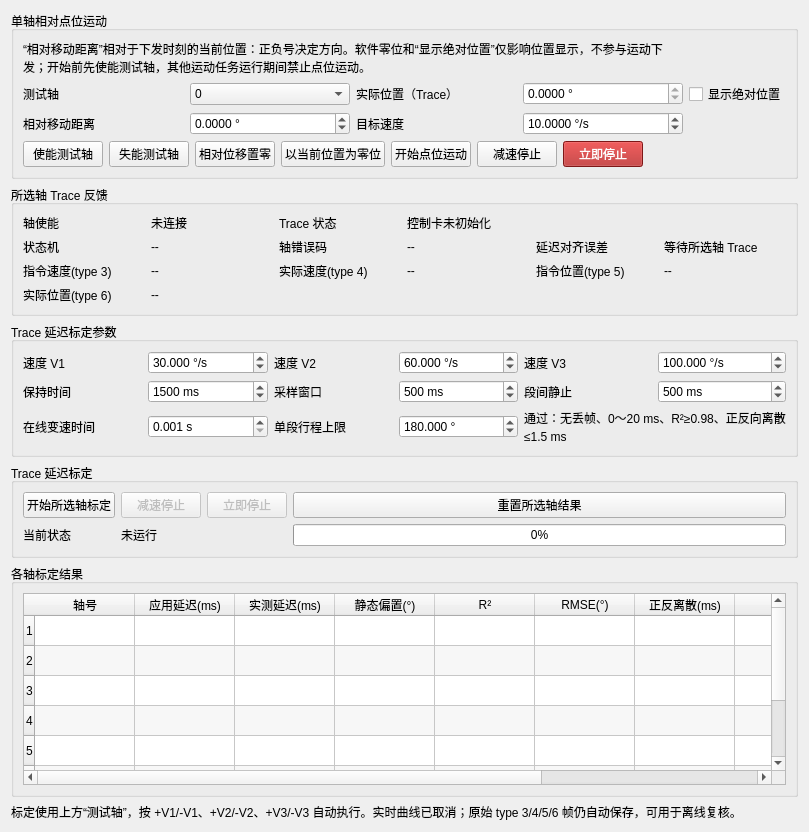
       <widget class="QWidget" name="axisFeedbackTab">
        <attribute name="title">
         <string>单轴调试与反馈</string>
        </attribute>
        <layout class="QVBoxLayout" name="axisFeedbackLayout">
         <item>
          <widget class="QGroupBox" name="singleAxisJogGroup">
           <property name="title">
            <string>单轴相对点位运动</string>
           </property>
           <layout class="QGridLayout" name="singleAxisJogLayout">
            <item row="0" column="0" colspan="4">
             <widget class="QLabel" name="jogHintLabel">
              <property name="text">
               <string>“相对移动距离”相对于下发时刻的当前位置：正负号决定方向。软件零位和“显示绝对位置”仅影响位置显示，不参与运动下发；开始前先使能测试轴，其他运动任务运行期间禁止点位运动。</string>
              </property>
              <property name="wordWrap">
               <bool>true</bool>
              </property>
             </widget>
            </item>
            <item row="1" column="0">
             <widget class="QLabel" name="jogAxisLabel">
              <property name="text">
               <string>测试轴</string>
              </property>
             </widget>
            </item>
            <item row="1" column="1">
             <widget class="QComboBox" name="jogAxisCombo">
              <item>
               <property name="text">
                <string>0</string>
               </property>
              </item>
              <item>
               <property name="text">
                <string>1</string>
               </property>
              </item>
              <item>
               <property name="text">
                <string>2</string>
               </property>
              </item>
              <item>
               <property name="text">
                <string>3</string>
               </property>
              </item>
              <item>
               <property name="text">
                <string>4</string>
               </property>
              </item>
              <item>
               <property name="text">
                <string>5</string>
               </property>
              </item>
              <item>
               <property name="text">
                <string>6</string>
               </property>
              </item>
              <item>
               <property name="text">
                <string>7</string>
               </property>
              </item>
             </widget>
            </item>
            <item row="1" column="2">
             <widget class="QLabel" name="jogActualPositionLabel">
              <property name="text">
               <string>实际位置（Trace）</string>
              </property>
             </widget>
            </item>
            <item row="1" column="3">
             <widget class="QDoubleSpinBox" name="jogActualPositionSpin">
              <property name="readOnly">
               <bool>true</bool>
              </property>
              <property name="suffix">
               <string> °</string>
              </property>
              <property name="decimals">
               <number>4</number>
              </property>
              <property name="minimum">
               <double>-1000000.000000000000000</double>
              </property>
              <property name="maximum">
               <double>1000000.000000000000000</double>
              </property>
             </widget>
            </item>
            <item row="1" column="4">
             <widget class="QCheckBox" name="jogShowAbsoluteCheck">
              <property name="text">
               <string>显示绝对位置</string>
              </property>
             </widget>
            </item>
            <item row="2" column="0">
             <widget class="QLabel" name="jogTargetPositionLabel">
              <property name="text">
               <string>相对移动距离</string>
              </property>
             </widget>
            </item>
            <item row="2" column="1">
             <widget class="QDoubleSpinBox" name="jogTargetPositionSpin">
              <property name="suffix">
               <string> °</string>
              </property>
              <property name="decimals">
               <number>4</number>
              </property>
              <property name="minimum">
               <double>-1000000.000000000000000</double>
              </property>
              <property name="maximum">
               <double>1000000.000000000000000</double>
              </property>
             </widget>
            </item>
            <item row="2" column="2">
             <widget class="QLabel" name="jogVelocityLabel">
              <property name="text">
               <string>目标速度</string>
              </property>
             </widget>
            </item>
            <item row="2" column="3">
             <widget class="QDoubleSpinBox" name="jogVelocitySpin">
              <property name="suffix">
               <string> °/s</string>
              </property>
              <property name="decimals">
               <number>4</number>
              </property>
              <property name="minimum">
               <double>0.000100000000000</double>
              </property>
              <property name="maximum">
               <double>1000000.000000000000000</double>
              </property>
              <property name="value">
               <double>10.000000000000000</double>
              </property>
             </widget>
            </item>
            <item row="3" column="0" colspan="4">
             <layout class="QHBoxLayout" name="jogButtonLayout">
              <item>
               <widget class="QPushButton" name="jogEnableButton">
                <property name="text">
                 <string>使能测试轴</string>
                </property>
               </widget>
              </item>
              <item>
               <widget class="QPushButton" name="jogDisableButton">
                <property name="text">
                 <string>失能测试轴</string>
                </property>
               </widget>
              </item>
              <item>
               <widget class="QPushButton" name="jogUseActualPositionButton">
                <property name="text">
                 <string>相对位移置零</string>
                </property>
               </widget>
              </item>
              <item>
               <widget class="QPushButton" name="jogSetCurrentZeroButton">
                <property name="toolTip">
                 <string>仅记录当前测试轴的 Trace 实际位置为软件零点，不写入控制卡。</string>
                </property>
                <property name="text">
                 <string>以当前位置为零位</string>
                </property>
               </widget>
              </item>
              <item>
               <widget class="QPushButton" name="jogStartButton">
                <property name="text">
                 <string>开始点位运动</string>
                </property>
               </widget>
              </item>
              <item>
               <widget class="QPushButton" name="jogStopButton">
                <property name="text">
                 <string>减速停止</string>
                </property>
               </widget>
              </item>
              <item>
               <widget class="QPushButton" name="jogEmergencyStopButton">
                <property name="styleSheet">
                 <string notr="true">color: white; background-color: #b02020;</string>
                </property>
                <property name="text">
                 <string>立即停止</string>
                </property>
               </widget>
              </item>
              <item>
               <spacer name="jogButtonSpacer">
                <property name="orientation">
                 <enum>Qt::Orientation::Horizontal</enum>
                </property>
                <property name="sizeHint" stdset="0">
                 <size>
                  <width>40</width>
                  <height>20</height>
                 </size>
                </property>
               </spacer>
              </item>
             </layout>
            </item>
           </layout>
          </widget>
         </item>
         <item>
          <widget class="QGroupBox" name="selectedAxisFeedbackGroup">
           <property name="title">
            <string>所选轴 Trace 反馈</string>
           </property>
           <layout class="QGridLayout" name="selectedAxisFeedbackLayout">
            <item row="0" column="0">
             <widget class="QLabel" name="selectedAxisStateLabel">
              <property name="text">
               <string>轴使能</string>
              </property>
             </widget>
            </item>
            <item row="0" column="1">
             <widget class="QLabel" name="selectedAxisStateValueLabel">
              <property name="text">
               <string>未连接</string>
              </property>
             </widget>
            </item>
            <item row="0" column="2">
             <widget class="QLabel" name="selectedAxisTraceStateLabel">
              <property name="text">
               <string>Trace 状态</string>
              </property>
             </widget>
            </item>
            <item row="0" column="3" colspan="3">
             <widget class="QLabel" name="selectedAxisTraceStateValueLabel">
              <property name="text">
               <string>控制卡未初始化</string>
              </property>
             </widget>
            </item>
            <item row="1" column="0">
             <widget class="QLabel" name="selectedAxisDriveStateLabel">
              <property name="text">
               <string>状态机</string>
              </property>
             </widget>
            </item>
            <item row="1" column="1">
             <widget class="QLabel" name="selectedAxisDriveStateValueLabel">
              <property name="text">
               <string>--</string>
              </property>
             </widget>
            </item>
            <item row="1" column="2">
             <widget class="QLabel" name="selectedAxisErrorLabel">
              <property name="text">
               <string>轴错误码</string>
              </property>
             </widget>
            </item>
            <item row="1" column="3">
             <widget class="QLabel" name="selectedAxisErrorValueLabel">
              <property name="text">
               <string>--</string>
              </property>
             </widget>
            </item>
            <item row="1" column="4">
             <widget class="QLabel" name="selectedAxisDelayErrorLabel">
              <property name="text">
               <string>延迟对齐误差</string>
              </property>
             </widget>
            </item>
            <item row="1" column="5">
             <widget class="QLabel" name="selectedAxisDelayErrorValueLabel">
              <property name="text">
               <string>等待所选轴 Trace</string>
              </property>
             </widget>
            </item>
            <item row="2" column="0">
             <widget class="QLabel" name="selectedAxisCommandVelocityLabel">
              <property name="text">
               <string>指令速度(type 3)</string>
              </property>
             </widget>
            </item>
            <item row="2" column="1">
             <widget class="QLabel" name="selectedAxisCommandVelocityValueLabel">
              <property name="text">
               <string>--</string>
              </property>
             </widget>
            </item>
            <item row="2" column="2">
             <widget class="QLabel" name="selectedAxisActualVelocityLabel">
              <property name="text">
               <string>实际速度(type 4)</string>
              </property>
             </widget>
            </item>
            <item row="2" column="3">
             <widget class="QLabel" name="selectedAxisActualVelocityValueLabel">
              <property name="text">
               <string>--</string>
              </property>
             </widget>
            </item>
            <item row="2" column="4">
             <widget class="QLabel" name="selectedAxisCommandPositionLabel">
              <property name="text">
               <string>指令位置(type 5)</string>
              </property>
             </widget>
            </item>
            <item row="2" column="5">
             <widget class="QLabel" name="selectedAxisCommandPositionValueLabel">
              <property name="text">
               <string>--</string>
              </property>
             </widget>
            </item>
            <item row="3" column="0">
             <widget class="QLabel" name="selectedAxisActualPositionLabel">
              <property name="text">
               <string>实际位置(type 6)</string>
              </property>
             </widget>
            </item>
            <item row="3" column="1">
             <widget class="QLabel" name="selectedAxisActualPositionValueLabel">
              <property name="text">
               <string>--</string>
              </property>
             </widget>
            </item>
           </layout>
          </widget>
         </item>
         <item>
          <widget class="QGroupBox" name="traceDelayCalibrationParameterGroup">
           <property name="title">
            <string>Trace 延迟标定参数</string>
           </property>
           <layout class="QGridLayout" name="traceDelayCalibrationParameterLayout">
            <item row="0" column="0">
             <widget class="QLabel" name="traceDelaySpeed1Label">
              <property name="text">
               <string>速度 V1</string>
              </property>
             </widget>
            </item>
            <item row="0" column="1">
             <widget class="QDoubleSpinBox" name="traceDelaySpeed1Spin">
              <property name="suffix">
               <string> °/s</string>
              </property>
              <property name="decimals">
               <number>3</number>
              </property>
              <property name="minimum">
               <double>0.001000000000000</double>
              </property>
              <property name="maximum">
               <double>720.000000000000000</double>
              </property>
              <property name="value">
               <double>30.000000000000000</double>
              </property>
             </widget>
            </item>
            <item row="0" column="2">
             <widget class="QLabel" name="traceDelaySpeed2Label">
              <property name="text">
               <string>速度 V2</string>
              </property>
             </widget>
            </item>
            <item row="0" column="3">
             <widget class="QDoubleSpinBox" name="traceDelaySpeed2Spin">
              <property name="suffix">
               <string> °/s</string>
              </property>
              <property name="decimals">
               <number>3</number>
              </property>
              <property name="minimum">
               <double>0.001000000000000</double>
              </property>
              <property name="maximum">
               <double>720.000000000000000</double>
              </property>
              <property name="value">
               <double>60.000000000000000</double>
              </property>
             </widget>
            </item>
            <item row="0" column="4">
             <widget class="QLabel" name="traceDelaySpeed3Label">
              <property name="text">
               <string>速度 V3</string>
              </property>
             </widget>
            </item>
            <item row="0" column="5">
             <widget class="QDoubleSpinBox" name="traceDelaySpeed3Spin">
              <property name="suffix">
               <string> °/s</string>
              </property>
              <property name="decimals">
               <number>3</number>
              </property>
              <property name="minimum">
               <double>0.001000000000000</double>
              </property>
              <property name="maximum">
               <double>720.000000000000000</double>
              </property>
              <property name="value">
               <double>100.000000000000000</double>
              </property>
             </widget>
            </item>
            <item row="1" column="0">
             <widget class="QLabel" name="traceDelayHoldLabel">
              <property name="toolTip">
               <string>每个正向或反向速度段的总保持时间。</string>
              </property>
              <property name="text">
               <string>保持时间</string>
              </property>
             </widget>
            </item>
            <item row="1" column="1">
             <widget class="QSpinBox" name="traceDelayHoldSpin">
              <property name="suffix">
               <string> ms</string>
              </property>
              <property name="minimum">
               <number>200</number>
              </property>
              <property name="maximum">
               <number>10000</number>
              </property>
              <property name="value">
               <number>1500</number>
              </property>
             </widget>
            </item>
            <item row="1" column="2">
             <widget class="QLabel" name="traceDelaySampleWindowLabel">
              <property name="toolTip">
               <string>只从稳定速度帧中截取该长度的中央窗口参与拟合。</string>
              </property>
              <property name="text">
               <string>采样窗口</string>
              </property>
             </widget>
            </item>
            <item row="1" column="3">
             <widget class="QSpinBox" name="traceDelaySampleWindowSpin">
              <property name="suffix">
               <string> ms</string>
              </property>
              <property name="minimum">
               <number>100</number>
              </property>
              <property name="maximum">
               <number>5000</number>
              </property>
              <property name="value">
               <number>500</number>
              </property>
             </widget>
            </item>
            <item row="1" column="4">
             <widget class="QLabel" name="traceDelayRestLabel">
              <property name="text">
               <string>段间静止</string>
              </property>
             </widget>
            </item>
            <item row="1" column="5">
             <widget class="QSpinBox" name="traceDelayRestSpin">
              <property name="suffix">
               <string> ms</string>
              </property>
              <property name="minimum">
               <number>100</number>
              </property>
              <property name="maximum">
               <number>10000</number>
              </property>
              <property name="value">
               <number>500</number>
              </property>
             </widget>
            </item>
            <item row="2" column="0">
             <widget class="QLabel" name="traceDelayChangeTimeLabel">
              <property name="text">
               <string>在线变速时间</string>
              </property>
             </widget>
            </item>
            <item row="2" column="1">
             <widget class="QDoubleSpinBox" name="traceDelayChangeTimeSpin">
              <property name="suffix">
               <string> s</string>
              </property>
              <property name="decimals">
               <number>3</number>
              </property>
              <property name="minimum">
               <double>0.001000000000000</double>
              </property>
              <property name="maximum">
               <double>1.000000000000000</double>
              </property>
              <property name="singleStep">
               <double>0.001000000000000</double>
              </property>
              <property name="value">
               <double>0.001000000000000</double>
              </property>
             </widget>
            </item>
            <item row="2" column="2">
             <widget class="QLabel" name="traceDelayTravelLimitLabel">
              <property name="toolTip">
               <string>启动前估算每段位移，超过该值拒绝运行。</string>
              </property>
              <property name="text">
               <string>单段行程上限</string>
              </property>
             </widget>
            </item>
            <item row="2" column="3">
             <widget class="QDoubleSpinBox" name="traceDelayTravelLimitSpin">
              <property name="suffix">
               <string> °</string>
              </property>
              <property name="decimals">
               <number>3</number>
              </property>
              <property name="minimum">
               <double>1.000000000000000</double>
              </property>
              <property name="maximum">
               <double>100000.000000000000000</double>
              </property>
              <property name="value">
               <double>180.000000000000000</double>
              </property>
             </widget>
            </item>
            <item row="2" column="4" colspan="2">
             <widget class="QLabel" name="traceDelayAcceptanceHintLabel">
              <property name="text">
               <string>通过：无丢帧、0～20 ms、R²≥0.98、正反向离散≤1.5 ms</string>
              </property>
              <property name="wordWrap">
               <bool>true</bool>
              </property>
             </widget>
            </item>
           </layout>
          </widget>
         </item>
         <item>
          <widget class="QGroupBox" name="traceDelayCalibrationControlGroup">
           <property name="title">
            <string>Trace 延迟标定</string>
           </property>
           <layout class="QGridLayout" name="traceDelayCalibrationControlLayout">
            <item row="0" column="0">
             <widget class="QPushButton" name="traceDelayStartButton">
              <property name="text">
               <string>开始所选轴标定</string>
              </property>
             </widget>
            </item>
            <item row="0" column="1">
             <widget class="QPushButton" name="traceDelayStopButton">
              <property name="enabled">
               <bool>false</bool>
              </property>
              <property name="text">
               <string>减速停止</string>
              </property>
             </widget>
            </item>
            <item row="0" column="2">
             <widget class="QPushButton" name="traceDelayEmergencyStopButton">
              <property name="enabled">
               <bool>false</bool>
              </property>
              <property name="text">
               <string>立即停止</string>
              </property>
             </widget>
            </item>
            <item row="0" column="3">
             <widget class="QPushButton" name="traceDelayResetAxisButton">
              <property name="text">
               <string>重置所选轴结果</string>
              </property>
             </widget>
            </item>
            <item row="1" column="0">
             <widget class="QLabel" name="traceDelayPhaseLabel">
              <property name="text">
               <string>当前状态</string>
              </property>
             </widget>
            </item>
            <item row="1" column="1" colspan="2">
             <widget class="QLabel" name="traceDelayPhaseValueLabel">
              <property name="text">
               <string>未运行</string>
              </property>
             </widget>
            </item>
            <item row="1" column="3">
             <widget class="QProgressBar" name="traceDelayProgressBar">
              <property name="value">
               <number>0</number>
              </property>
             </widget>
            </item>
           </layout>
          </widget>
         </item>
         <item>
          <widget class="QGroupBox" name="traceDelayResultGroup">
           <property name="title">
            <string>各轴标定结果</string>
           </property>
           <layout class="QVBoxLayout" name="traceDelayResultLayout">
            <item>
             <widget class="QTableWidget" name="traceDelayResultTable">
              <property name="minimumSize">
               <size>
                <width>0</width>
                <height>170</height>
               </size>
              </property>
              <property name="editTriggers">
               <set>QAbstractItemView::EditTrigger::NoEditTriggers</set>
              </property>
              <property name="alternatingRowColors">
               <bool>true</bool>
              </property>
              <property name="selectionBehavior">
               <enum>QAbstractItemView::SelectionBehavior::SelectRows</enum>
              </property>
              <property name="rowCount">
               <number>8</number>
              </property>
              <property name="columnCount">
               <number>10</number>
              </property>
              <row/>
              <row/>
              <row/>
              <row/>
              <row/>
              <row/>
              <row/>
              <row/>
              <column>
               <property name="text">
                <string>轴号</string>
               </property>
              </column>
              <column>
               <property name="text">
                <string>应用延迟(ms)</string>
               </property>
              </column>
              <column>
               <property name="text">
                <string>实测延迟(ms)</string>
               </property>
              </column>
              <column>
               <property name="text">
                <string>静态偏置(°)</string>
               </property>
              </column>
              <column>
               <property name="text">
                <string>R²</string>
               </property>
              </column>
              <column>
               <property name="text">
                <string>RMSE(°)</string>
               </property>
              </column>
              <column>
               <property name="text">
                <string>正反离散(ms)</string>
               </property>
              </column>
              <column>
               <property name="text">
                <string>丢帧</string>
               </property>
              </column>
              <column>
               <property name="text">
                <string>来源</string>
               </property>
              </column>
              <column>
               <property name="text">
                <string>状态</string>
               </property>
              </column>
             </widget>
            </item>
           </layout>
          </widget>
         </item>
         <item>
          <widget class="QLabel" name="traceDelayCalibrationHintLabel">
           <property name="text">
            <string>标定使用上方“测试轴”，按 +V1/-V1、+V2/-V2、+V3/-V3 自动执行。实时曲线已取消；原始 type 3/4/5/6 帧仍自动保存，可用于离线复核。</string>
           </property>
           <property name="wordWrap">
            <bool>true</bool>
           </property>
          </widget>
         </item>
        </layout>
       </widget>
